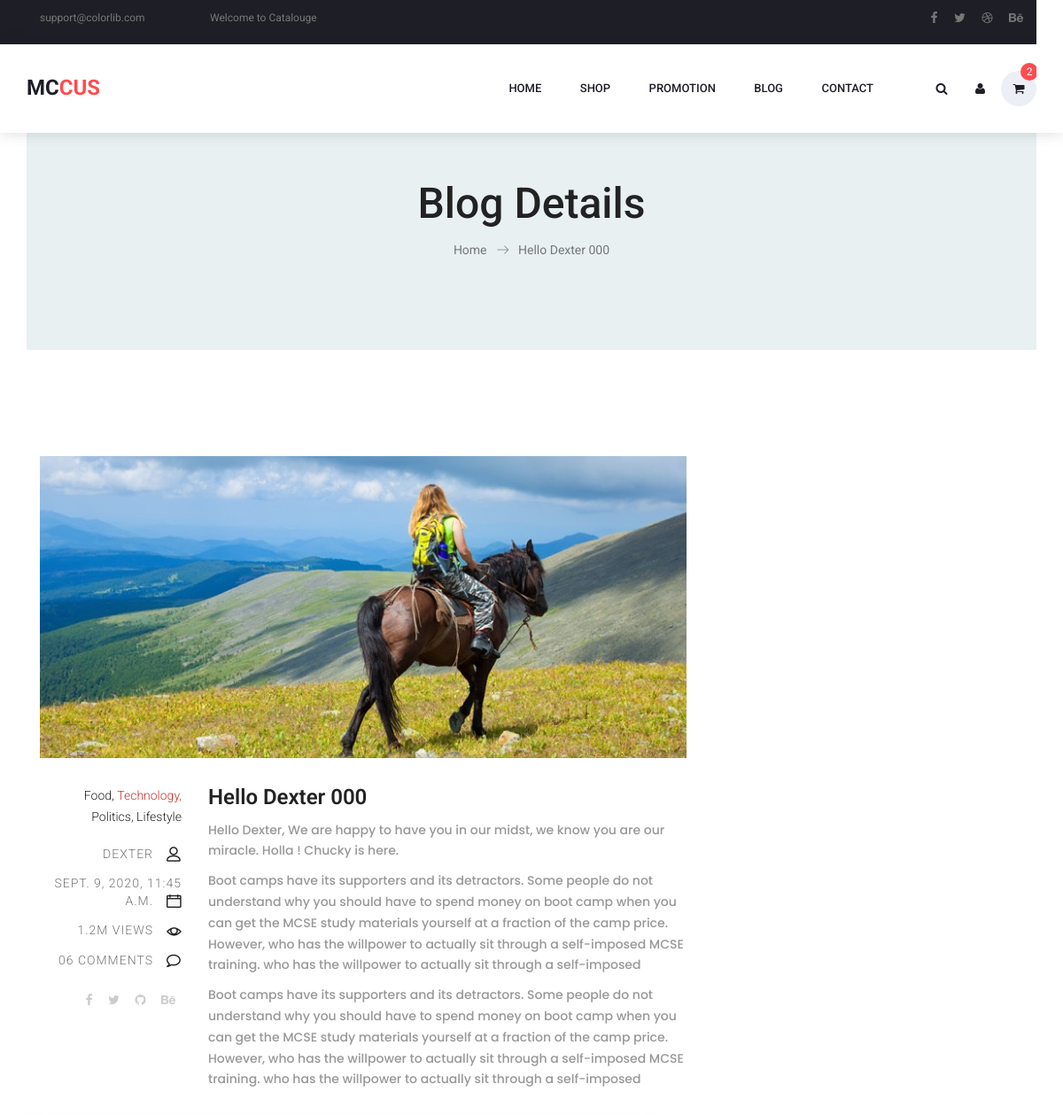
/blog/1/ (signed in, upper part), run on an earlier commit of the app's database.
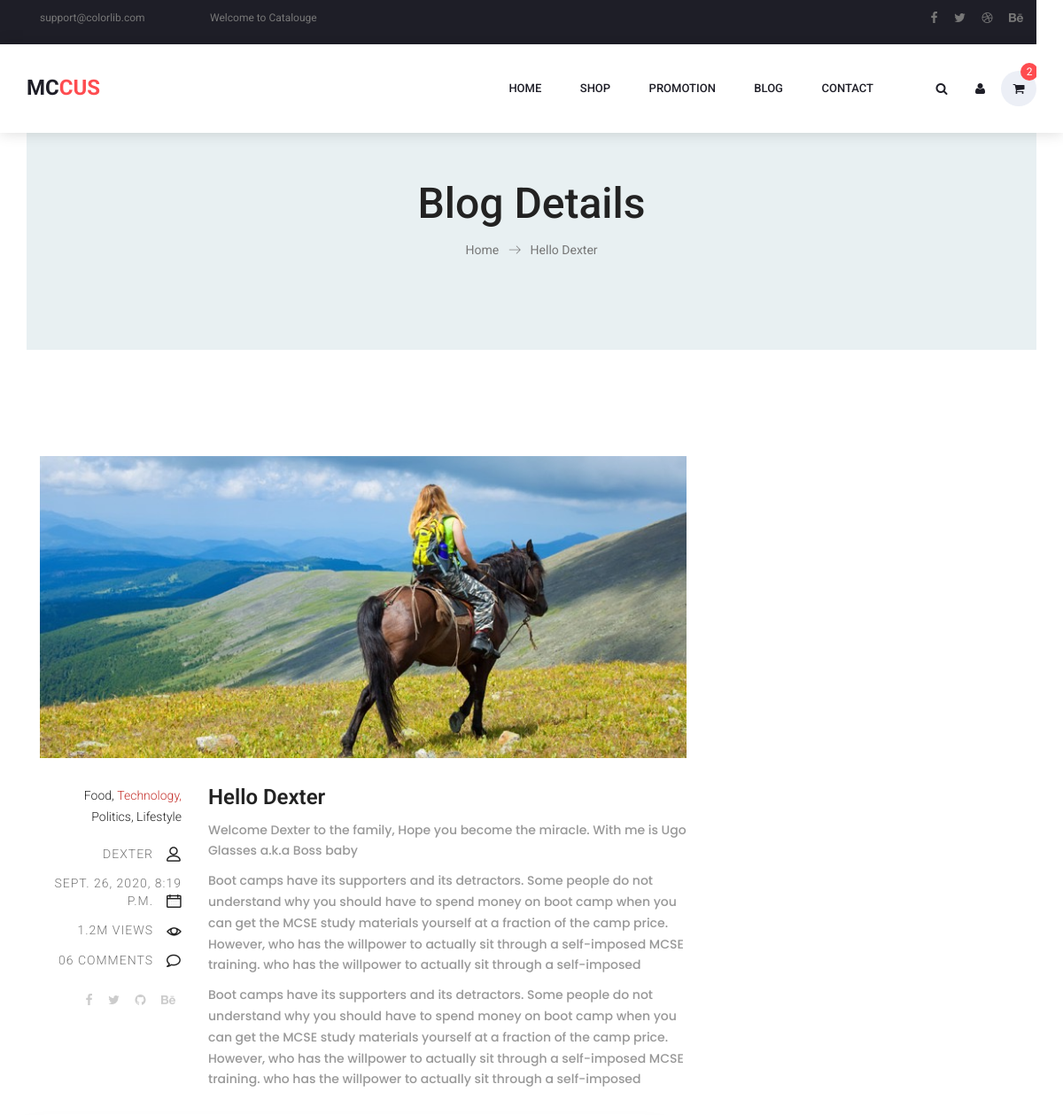
And on a later commit of the database.
### blog/models.py (models this page shows, shortened)
class Post(models.Model):
    title = models.CharField(max_length=255)
    author = models.ForeignKey(
        get_user_model(),
        on_delete=models.CASCADE,
    )
    body = models.TextField()
    created_at = models.DateTimeField(auto_now_add=True)

### users/models.py (models this page shows)
class CustomUser(AbstractUser):
    age = models.PositiveIntegerField(null=True, blank=True)

### blog/views.py (the view)
# urls.py: path('<int:pk>/', BlogDetailView.as_view(), name='blog_detail'),
class BlogDetailView(LoginRequiredMixin, DetailView):
    model = Post
    template_name = 'blog_detail.html'
    login_url = 'login'

### templates/blog_detail.html (shortened to what this page needs)
{% extends 'base3.html' %}
{% block content %}
<section class="banner_area">
    <div class="banner_inner d-flex align-items-center">
        <div class="container">
            <div class="banner_content text-center">
                <h2>Blog Details</h2>
                <div class="page_link">
                    <a href="{% url 'home' %}">Home</a>
                    <a href="#">{{object.title}}</a>
                </div>
            </div>
        </div>
    </div>
</section>
    <section class="blog_area single-post-area p_120">
        <div class="container">
            <div class="row">
                <div class="col-lg-8 posts-list">
                    <div class="single-post row">
                        <div class="col-lg-12">
                            <div class="feature-img">
                                <img class="img-fluid" src="img/blog/feature-img1.jpg" alt="">
                            </div>
                        </div>
                        <div class="col-lg-3  col-md-3">
                            <div class="blog_info text-right">
                                <div class="post_tag">
                                    <a href="#">Food,</a>
                                    <a class="active" href="#">Technology,</a>
                                    <a href="#">Politics,</a>
                                    <a href="#">Lifestyle</a>
                                </div>
                                <ul class="blog_meta list">
                                    <li><a href="#">{{ post.author }}<i class="lnr lnr-user"></i></a></li>
                                    <li><a href="#">{{ post.created_at }}<i class="lnr lnr-calendar-full"></i></a></li>
                                    <li><a href="#">1.2M Views<i class="lnr lnr-eye"></i></a></li>
                                    <li><a href="#">06 Comments<i class="lnr lnr-bubble"></i></a></li>
                                </ul>
                                <ul class="social-links">
                                    <li><a href="#"><i class="fa fa-facebook"></i></a></li>
                                    <li><a href="#"><i class="fa fa-twitter"></i></a></li>
                                    <li><a href="#"><i class="fa fa-github"></i></a></li>
                                    <li><a href="#"><i class="fa fa-behance"></i></a></li>
                                </ul>
                            </div>
                        </div>
                        <div class="col-lg-9 col-md-9 blog_details">
                            <h2>{{ post.title }}</h2>
                            <p class="excert">
                                {{ post.body }}                            </p>
                            <p>
                                Boot camps have its supporters and its detractors. Some people do not understand why you should have to spend money on boot camp when you can get the MCSE study materials yourself at a fraction of the camp price. However, who has the willpower to actually sit through a self-imposed MCSE training. who has the willpower to actually sit through a self-imposed
                            </p>
                            <p>
                                Boot camps have its supporters and its detractors. Some people do not understand why you should have to spend money on boot camp when you can get the MCSE study materials yourself at a fraction of the camp price. However, who has the willpower to actually sit through a self-imposed MCSE training. who has the willpower to actually sit through a self-imposed
                            </p>
                        </div>
                        <div class="col-lg-12">
                </div>
            </div>
        </div>
    </section>
{% endblock content %}

What changed in the data, as far as the page shows it:
changed Post "DEXTER": title "Hello Dexter 000" → "Hello Dexter"; created_at "SEPT. 9, 2020, 11:45 A.M." → "SEPT. 26, 2020, 8:19 P.M."; body "Hello Dexter, We are happy to have you in our midst, we know you are our miracle. Holla ! Chucky is here." → "Welcome Dexter to the family, Hope you become the miracle. With me is Ugo Glasses a.k.a Boss baby"
